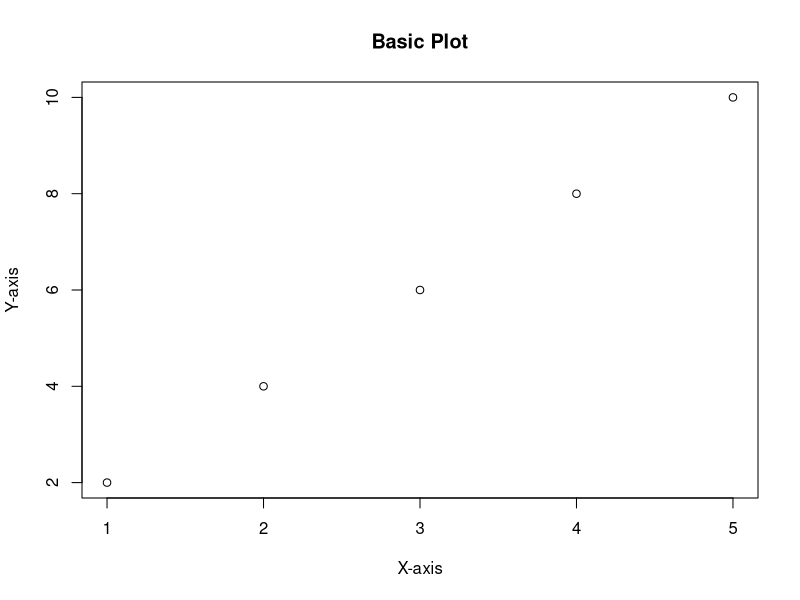
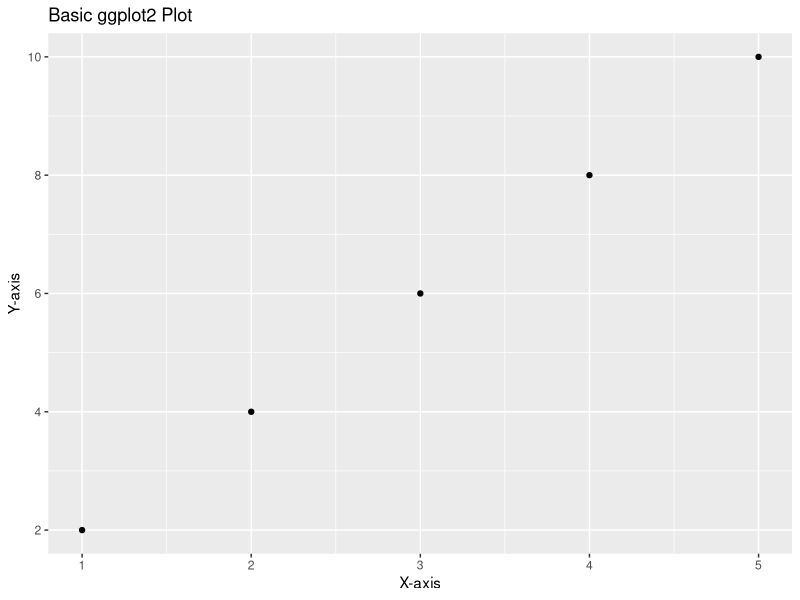

Source code (R) for these figures, in order:
# Test R installation
print("Hello, R is working perfectly!")

# Basic arithmetic operation
result <- 2 + 2
print(paste("2 + 2 =", result))

# Basic plot
x <- c(1, 2, 3, 4, 5)
y <- c(2, 4, 6, 8, 10)
plot(x, y, main="Basic Plot", xlab="X-axis", ylab="Y-axis")

# Check installed packages
installed_packages <- installed.packages()
print("Installed packages:")
print(installed_packages[, "Package"])


# Test ggplot2 functionality
#%%
library(ggplot2)

# Create a simple dataframe
df <- data.frame(
    x = c(1, 2, 3, 4, 5),
    y = c(2, 4, 6, 8, 10)
)

# Create a ggplot
ggplot(df, aes(x = x, y = y)) +
    geom_point() +
    ggtitle("Basic ggplot2 Plot") +
    xlab("X-axis") +
    ylab("Y-axis")